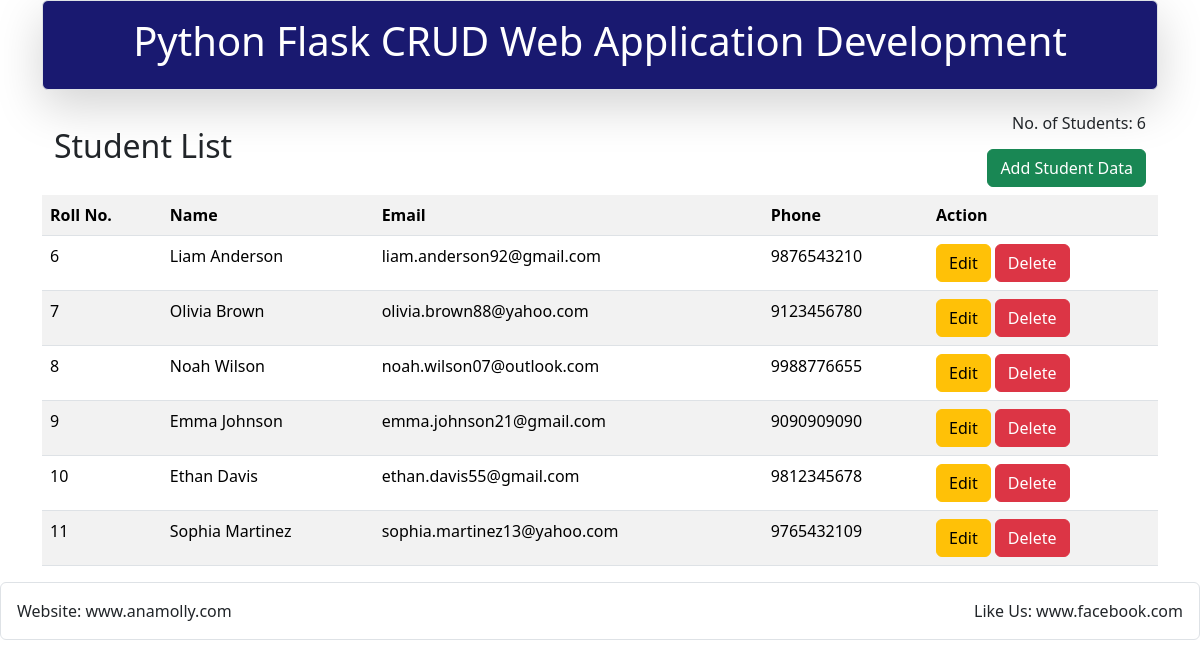
The page / on the database its author committed.
### tables this page shows
CREATE TABLE students (
    id INTEGER PRIMARY KEY AUTOINCREMENT,
    name TEXT,
    email TEXT,
    phone TEXT
);

### App.py (the view)
@app.route('/')
def Index():
    conn = get_db_connection()
    data = conn.execute("SELECT * FROM students").fetchall()
    conn.close()
    count = len(data)
    return render_template('index.html', students=data, count=count)

### App.py (called while the page is built)
def get_db_connection():
    conn = sqlite3.connect('database.db')
    conn.row_factory = sqlite3.Row
    return conn

### templates/index.html (shortened to what this page needs)
<!DOCTYPE html>
<html lang="en">
<head>
 <link rel="stylesheet" href="{{ url_for('static', filename='css/bootstrap.min.css') }}">
</head>
<body>
<div class="container">
    <div class="p-3 border rounded text-center shadow-lg mb-4" style="background-color:#191970; color:white;">
        <h1>Python Flask CRUD Web Application Development</h1>
    </div>
    <div class="container">
  <div class="row align-items-center">
    <div class="col">
      <h2>Student List</h2>
    </div>
    <div class="col text-end">
      <h6>No. of Students: {{count}} </h6>
      <button type="button"  class="btn btn-success mt-2" data-bs-toggle="modal"  data-bs-target="#myModal"> Add Student Data </button>
    </div>
  </div>
</div>
       <table class="table table-striped table-hover mt-2">
    <tr>
        <th>Roll No.</th>
        <th>Name</th>
        <th>Email</th>
        <th>Phone</th>
        <th>Action</th>
    </tr>
    {% for row in students %}
    <tr>
        <td>{{ row.0 }}</td>
        <td>{{ row.1 }}</td>
        <td>{{ row.2 }}</td>
        <td>{{ row.3 }}</td>
        <td>
            <a href="/update/{{row.0}}" class="btn btn-warning btn-xs" data-bs-toggle="modal" data-bs-target="#modaledit{{row.0}}">Edit</a>
            <a href="/delete/{{row.0}}" class="btn btn-danger btn-xs" onclick="return confirm('Are you sure to delete?' )" >Delete</a>
        </td>
    </tr>
    {% endfor %}
</table>
  </div>
    <div class="p-3 border rounded d-flex justify-content-between">
        <span>Website: www.anamolly.com</span>
        <span>Like Us: www.facebook.com</span>
    </div>
</body>
</html>

### rows shown on the page
students: id "6", name "Liam Anderson", email "liam.anderson92@gmail.com", phone "9876543210"
students: id "7", name "Olivia Brown", email "olivia.brown88@yahoo.com", phone "9123456780"
students: id "8", name "Noah Wilson", email "noah.wilson07@outlook.com", phone "9988776655"
students: id "9", name "Emma Johnson", email "emma.johnson21@gmail.com", phone "9090909090"
students: id "10", name "Ethan Davis", email "ethan.davis55@gmail.com", phone "9812345678"
students: id "11", name "Sophia Martinez", email "sophia.martinez13@yahoo.com", phone "9765432109"

### other values the page prints
{{ count }} "6"
